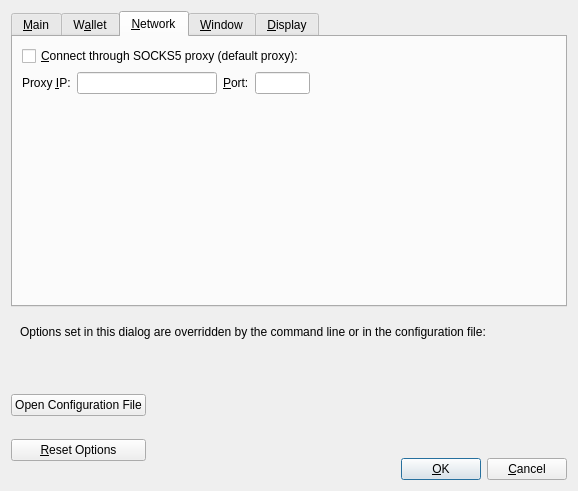
<?xml version="1.0" encoding="UTF-8"?>
<ui version="4.0">
 <class>OptionsDialog</class>
 <widget class="QDialog" name="OptionsDialog">
  <property name="geometry">
   <rect>
    <x>0</x>
    <y>0</y>
    <width>578</width>
    <height>491</height>
   </rect>
  </property>
  <property name="windowTitle">
   <string>Options</string>
  </property>
  <property name="modal">
   <bool>true</bool>
  </property>
  <layout class="QVBoxLayout" name="verticalLayout">
   <item>
    <widget class="QTabWidget" name="tabWidget">
     <property name="currentIndex">
      <number>2</number>
     </property>
     <widget class="QWidget" name="tabMain">
      <attribute name="title">
       <string>&amp;Main</string>
      </attribute>
      <layout class="QVBoxLayout" name="verticalLayout_Main">
       <item>
        <widget class="QCheckBox" name="bitcoinAtStartup">
         <property name="toolTip">
          <string>Automatically start %1 after logging in to the system.</string>
         </property>
         <property name="text">
          <string>&amp;Start %1 on system login</string>
         </property>
        </widget>
       </item>
       <item>
        <spacer name="horizontalSpacer_0_Main">
         <property name="orientation">
          <enum>Qt::Horizontal</enum>
         </property>
         <property name="sizeHint" stdset="0">
          <size>
           <width>40</width>
           <height>5</height>
          </size>
         </property>
        </spacer>
       </item>
       <item>
        <layout class="QHBoxLayout" name="horizontalLayout_Main_Prune">
         <item>
          <widget class="QCheckBox" name="prune">
           <property name="toolTip">
            <string>Enabling pruning significantly reduces the disk space required to store transactions. All blocks are still fully validated. Reverting this setting requires re-downloading the entire blockchain.</string>
           </property>
           <property name="text">
            <string>Prune &amp;block storage to</string>
           </property>
          </widget>
         </item>
         <item>
          <widget class="QSpinBox" name="pruneSize"/>
         </item>
         <item>
          <widget class="QLabel" name="pruneSizeUnitLabel">
           <property name="text">
            <string>GB</string>
           </property>
           <property name="textFormat">
            <enum>Qt::PlainText</enum>
           </property>
          </widget>
         </item>
         <item>
          <spacer name="horizontalSpacer_Main_Prune">
           <property name="orientation">
            <enum>Qt::Horizontal</enum>
           </property>
           <property name="sizeHint" stdset="0">
            <size>
             <width>40</width>
             <height>20</height>
            </size>
           </property>
          </spacer>
         </item>
        </layout>
       </item>
       <item>
        <widget class="QLabel" name="pruneWarning">
         <property name="text">
          <string>Reverting this setting requires re-downloading the entire blockchain.</string>
         </property>
         <property name="textFormat">
          <enum>Qt::PlainText</enum>
         </property>
        </widget>
       </item>
       <item>
        <layout class="QHBoxLayout" name="horizontalLayout_2_Main">
         <item>
          <widget class="QLabel" name="databaseCacheLabel">
           <property name="toolTip">
            <string extracomment="Tooltip text for Options window setting that sets the size of the database cache. Explains the corresponding effects of increasing/decreasing this value.">Maximum database cache size. A larger cache can contribute to faster sync, after which the benefit is less pronounced for most use cases. Lowering the cache size will reduce memory usage. Unused mempool memory is shared for this cache.</string>
           </property>
           <property name="text">
            <string>Size of &amp;database cache</string>
           </property>
           <property name="textFormat">
            <enum>Qt::PlainText</enum>
           </property>
           <property name="buddy">
            <cstring>databaseCache</cstring>
           </property>
          </widget>
         </item>
         <item>
          <widget class="QSpinBox" name="databaseCache"/>
         </item>
         <item>
          <widget class="QLabel" name="databaseCacheUnitLabel">
           <property name="text">
            <string>MiB</string>
           </property>
           <property name="textFormat">
            <enum>Qt::PlainText</enum>
           </property>
          </widget>
         </item>
         <item>
          <spacer name="horizontalSpacer_2_Main">
           <property name="orientation">
            <enum>Qt::Horizontal</enum>
           </property>
           <property name="sizeHint" stdset="0">
            <size>
             <width>40</width>
             <height>20</height>
            </size>
           </property>
          </spacer>
         </item>
        </layout>
       </item>
       <item>
        <layout class="QHBoxLayout" name="horizontalLayout_Main_VerifyLabel">
         <item>
          <widget class="QLabel" name="threadsScriptVerifLabel">
           <property name="toolTip">
            <string extracomment="Tooltip text for Options window setting that sets the number of script verification threads. Explains that negative values mean to leave these many cores free to the system.">Set the number of script verification threads. Negative values correspond to the number of cores you want to leave free to the system.</string>
           </property>
           <property name="text">
            <string>Number of script &amp;verification threads</string>
           </property>
           <property name="textFormat">
            <enum>Qt::PlainText</enum>
           </property>
           <property name="buddy">
            <cstring>threadsScriptVerif</cstring>
           </property>
          </widget>
         </item>
         <item>
          <widget class="QSpinBox" name="threadsScriptVerif">
           <property name="toolTip">
            <string>(0 = auto, &lt;0 = leave that many cores free)</string>
           </property>
          </widget>
         </item>
         <item>
          <spacer name="horizontalSpacer_Main_Threads">
           <property name="orientation">
            <enum>Qt::Horizontal</enum>
           </property>
           <property name="sizeHint" stdset="0">
            <size>
             <width>40</width>
             <height>40</height>
            </size>
           </property>
          </spacer>
         </item>
        </layout>
       </item>
       <item>
        <widget class="QCheckBox" name="enableServer">
         <property name="toolTip">
          <string extracomment="Tooltip text for Options window setting that enables the RPC server.">This allows you or a third party tool to communicate with the node through command-line and JSON-RPC commands.</string>
         </property>
         <property name="text">
          <string extracomment="An Options window setting to enable the RPC server.">Enable R&amp;PC server</string>
         </property>
        </widget>
       </item>
       <item>
        <spacer name="verticalSpacer_Main">
         <property name="orientation">
          <enum>Qt::Vertical</enum>
         </property>
         <property name="sizeHint" stdset="0">
          <size>
           <width>20</width>
           <height>40</height>
          </size>
         </property>
        </spacer>
       </item>
      </layout>
     </widget>
     <widget class="QWidget" name="tabWallet">
      <attribute name="title">
       <string>W&amp;allet</string>
      </attribute>
      <layout class="QVBoxLayout" name="verticalLayout_Wallet">
       <item>
        <widget class="QCheckBox" name="subFeeFromAmount">
         <property name="toolTip">
          <string extracomment="Tooltip text for Options window setting that sets subtracting the fee from a sending amount as default.">Whether to set subtract fee from amount as default or not.</string>
         </property>
         <property name="text">
          <string extracomment="An Options window setting to set subtracting the fee from a sending amount as default.">Subtract &amp;fee from amount by default</string>
         </property>
        </widget>
       </item>
       <item>
        <widget class="QGroupBox" name="groupBox">
         <property name="title">
          <string>Expert</string>
         </property>
         <layout class="QVBoxLayout" name="verticalLayout_2">
          <item>
           <widget class="QCheckBox" name="coinControlFeatures">
            <property name="toolTip">
             <string>Whether to show coin control features or not.</string>
            </property>
            <property name="text">
             <string>Enable coin &amp;control features</string>
            </property>
           </widget>
          </item>
          <item>
           <widget class="QCheckBox" name="spendZeroConfChange">
            <property name="toolTip">
             <string>If you disable the spending of unconfirmed change, the change from a transaction cannot be used until that transaction has at least one confirmation. This also affects how your balance is computed.</string>
            </property>
            <property name="text">
             <string>&amp;Spend unconfirmed change</string>
            </property>
           </widget>
          </item>
         </layout>
        </widget>
       </item>
       <item>
        <widget class="QGroupBox" name="groupBoxHww">
         <property name="title">
          <string>External Signer (e.g. hardware wallet)</string>
         </property>
         <layout class="QVBoxLayout" name="verticalLayoutHww">
          <item>
           <layout class="QHBoxLayout" name="horizontalLayoutHww">
            <item>
             <widget class="QLabel" name="externalSignerPathLabel">
              <property name="text">
               <string>&amp;External signer script path</string>
              </property>
              <property name="buddy">
               <cstring>externalSignerPath</cstring>
              </property>
             </widget>
            </item>
            <item>
             <widget class="QLineEdit" name="externalSignerPath">
              <property name="toolTip">
               <string>Full path to a Bitcoin Core compatible script (e.g. C:\Downloads\hwi.exe or /Users/you/Downloads/hwi.py). Beware: malware can steal your coins!</string>
              </property>
             </widget>
            </item>
           </layout>
          </item>
         </layout>
        </widget>
       </item>
       <item>
        <spacer name="verticalSpacer_Wallet">
         <property name="orientation">
          <enum>Qt::Vertical</enum>
         </property>
         <property name="sizeHint" stdset="0">
          <size>
           <width>20</width>
           <height>40</height>
          </size>
         </property>
        </spacer>
       </item>
      </layout>
     </widget>
     <widget class="QWidget" name="tabNetwork">
      <attribute name="title">
       <string>&amp;Network</string>
      </attribute>
      <layout class="QVBoxLayout" name="verticalLayout_Network">
       <item>
        <widget class="QCheckBox" name="connectSocks">
         <property name="toolTip">
          <string>Connect to the Bitcoin network through a SOCKS5 proxy.</string>
         </property>
         <property name="text">
          <string>&amp;Connect through SOCKS5 proxy (default proxy):</string>
         </property>
        </widget>
       </item>
       <item>
        <layout class="QHBoxLayout" name="horizontalLayout_1_Network">
         <item>
          <widget class="QLabel" name="proxyIpLabel">
           <property name="text">
            <string>Proxy &amp;IP:</string>
           </property>
           <property name="textFormat">
            <enum>Qt::PlainText</enum>
           </property>
           <property name="buddy">
            <cstring>proxyIp</cstring>
           </property>
          </widget>
         </item>
         <item>
          <widget class="QValidatedLineEdit" name="proxyIp">
           <property name="minimumSize">
            <size>
             <width>140</width>
             <height>0</height>
            </size>
           </property>
           <property name="maximumSize">
            <size>
             <width>140</width>
             <height>16777215</height>
            </size>
           </property>
           <property name="toolTip">
            <string>IP address of the proxy (e.g. IPv4: 127.0.0.1 / IPv6: ::1)</string>
           </property>
          </widget>
         </item>
         <item>
          <widget class="QLabel" name="proxyPortLabel">
           <property name="text">
            <string>&amp;Port:</string>
           </property>
           <property name="textFormat">
            <enum>Qt::PlainText</enum>
           </property>
           <property name="buddy">
            <cstring>proxyPort</cstring>
           </property>
          </widget>
         </item>
         <item>
          <widget class="QLineEdit" name="proxyPort">
           <property name="minimumSize">
            <size>
             <width>55</width>
             <height>0</height>
            </size>
           </property>
           <property name="maximumSize">
            <size>
             <width>55</width>
             <height>16777215</height>
            </size>
           </property>
           <property name="toolTip">
            <string>Port of the proxy (e.g. 9050)</string>
           </property>
          </widget>
         </item>
         <item>
          <spacer name="horizontalSpacer_1_Network">
           <property name="orientation">
            <enum>Qt::Horizontal</enum>
           </property>
           <property name="sizeHint" stdset="0">
            <size>
             <width>40</width>
             <height>20</height>
            </size>
           </property>
          </spacer>
         </item>
        </layout>
       </item>
       <item>
        <spacer name="verticalSpacer_Network">
         <property name="orientation">
          <enum>Qt::Vertical</enum>
         </property>
         <property name="sizeHint" stdset="0">
          <size>
           <width>20</width>
           <height>40</height>
          </size>
         </property>
        </spacer>
       </item>
      </layout>
     </widget>
     <widget class="QWidget" name="tabWindow">
      <attribute name="title">
       <string>&amp;Window</string>
      </attribute>
      <layout class="QVBoxLayout" name="verticalLayout_Window">
       <item>
        <widget class="QCheckBox" name="showTrayIcon">
         <property name="toolTip">
          <string>Show the icon in the system tray.</string>
         </property>
         <property name="text">
          <string>&amp;Show tray icon</string>
         </property>
         <property name="checked">
          <bool>true</bool>
         </property>
        </widget>
       </item>
       <item>
        <widget class="QCheckBox" name="minimizeToTray">
         <property name="toolTip">
          <string>Show only a tray icon after minimizing the window.</string>
         </property>
         <property name="text">
          <string>&amp;Minimize to the tray instead of the taskbar</string>
         </property>
        </widget>
       </item>
       <item>
        <widget class="QCheckBox" name="minimizeOnClose">
         <property name="toolTip">
          <string>Minimize instead of exit the application when the window is closed. When this option is enabled, the application will be closed only after selecting Exit in the menu.</string>
         </property>
         <property name="text">
          <string>M&amp;inimize on close</string>
         </property>
        </widget>
       </item>
       <item>
        <spacer name="verticalSpacer_Window">
         <property name="orientation">
          <enum>Qt::Vertical</enum>
         </property>
         <property name="sizeHint" stdset="0">
          <size>
           <width>20</width>
           <height>40</height>
          </size>
         </property>
        </spacer>
       </item>
      </layout>
     </widget>
     <widget class="QWidget" name="tabDisplay">
      <attribute name="title">
       <string>&amp;Display</string>
      </attribute>
      <layout class="QVBoxLayout" name="verticalLayout_Display">
       <item>
        <layout class="QHBoxLayout" name="horizontalLayout_1_Display">
         <item>
          <widget class="QLabel" name="langLabel">
           <property name="text">
            <string>User Interface &amp;language:</string>
           </property>
           <property name="textFormat">
            <enum>Qt::PlainText</enum>
           </property>
           <property name="buddy">
            <cstring>lang</cstring>
           </property>
          </widget>
         </item>
         <item>
          <widget class="QValueComboBox" name="lang">
           <property name="toolTip">
            <string>The user interface language can be set here. This setting will take effect after restarting %1.</string>
           </property>
          </widget>
         </item>
        </layout>
       </item>
       <item>
        <layout class="QHBoxLayout" name="horizontalLayout_2_Display">
         <item>
          <widget class="QLabel" name="unitLabel">
           <property name="text">
            <string>&amp;Unit to show amounts in:</string>
           </property>
           <property name="textFormat">
            <enum>Qt::PlainText</enum>
           </property>
           <property name="buddy">
            <cstring>unit</cstring>
           </property>
          </widget>
         </item>
         <item>
          <widget class="QValueComboBox" name="unit">
           <property name="toolTip">
            <string>Choose the default subdivision unit to show in the interface and when sending coins.</string>
           </property>
          </widget>
         </item>
        </layout>
       </item>
       <item>
        <layout class="QHBoxLayout" name="horizontalLayout_3_Display">
         <item>
          <widget class="QLabel" name="thirdPartyTxUrlsLabel">
           <property name="toolTip">
            <string>Third-party URLs (e.g. a block explorer) that appear in the transactions tab as context menu items. %s in the URL is replaced by transaction hash. Multiple URLs are separated by vertical bar |.</string>
           </property>
           <property name="text">
            <string>&amp;Third-party transaction URLs</string>
           </property>
           <property name="buddy">
            <cstring>thirdPartyTxUrls</cstring>
           </property>
          </widget>
         </item>
         <item>
          <widget class="QLineEdit" name="thirdPartyTxUrls">
           <property name="toolTip">
            <string>Third-party URLs (e.g. a block explorer) that appear in the transactions tab as context menu items. %s in the URL is replaced by transaction hash. Multiple URLs are separated by vertical bar |.</string>
           </property>
           <property name="placeholderText">
            <string notr="true">https://example.com/tx/%s</string>
           </property>
          </widget>
         </item>
        </layout>
       </item>
       <item>
        <widget class="QGroupBox" name="font_groupBox">
         <property name="title">
          <string>Monospaced font in the Overview tab:</string>
         </property>
         <layout class="QVBoxLayout" name="font_verticalLayout">
          <item>
           <layout class="QHBoxLayout" name="embeddedFont_horizontalLayout">
            <item>
             <widget class="QRadioButton" name="embeddedFont_radioButton">
              <property name="text">
               <string>embedded &quot;%1&quot;</string>
              </property>
             </widget>
            </item>
            <item>
             <spacer name="embeddedFont_horizontalSpacer">
              <property name="orientation">
               <enum>Qt::Horizontal</enum>
              </property>
              <property name="sizeHint" stdset="0">
               <size>
                <width>40</width>
                <height>20</height>
               </size>
              </property>
             </spacer>
            </item>
            <item>
             <layout class="QVBoxLayout" name="embeddedFont_verticalLayout">
              <item>
               <widget class="QLabel" name="embeddedFont_label_1">
                <property name="text">
                 <string notr="true">111.11111111 BTC</string>
                </property>
               </widget>
              </item>
              <item>
               <widget class="QLabel" name="embeddedFont_label_9">
                <property name="text">
                 <string notr="true">909.09090909 BTC</string>
                </property>
               </widget>
              </item>
             </layout>
            </item>
           </layout>
          </item>
          <item>
           <widget class="Line" name="font_line">
            <property name="orientation">
             <enum>Qt::Horizontal</enum>
            </property>
           </widget>
          </item>
          <item>
           <layout class="QHBoxLayout" name="systemFont_horizontalLayout">
            <item>
             <widget class="QRadioButton" name="systemFont_radioButton">
              <property name="text">
               <string>closest matching &quot;%1&quot;</string>
              </property>
             </widget>
            </item>
            <item>
             <spacer name="systemFont_horizontalSpacer">
              <property name="orientation">
               <enum>Qt::Horizontal</enum>
              </property>
              <property name="sizeHint" stdset="0">
               <size>
                <width>40</width>
                <height>20</height>
               </size>
              </property>
             </spacer>
            </item>
            <item>
             <layout class="QVBoxLayout" name="systemFont_verticalLayout">
              <item>
               <widget class="QLabel" name="systemFont_label_1">
                <property name="text">
                 <string notr="true">111.11111111 BTC</string>
                </property>
               </widget>
              </item>
              <item>
               <widget class="QLabel" name="systemFont_label_9">
                <property name="text">
                 <string notr="true">909.09090909 BTC</string>
                </property>
               </widget>
              </item>
             </layout>
            </item>
           </layout>
          </item>
         </layout>
        </widget>
       </item>
       <item>
        <spacer name="verticalSpacer_Display">
         <property name="orientation">
          <enum>Qt::Vertical</enum>
         </property>
         <property name="sizeHint" stdset="0">
          <size>
           <width>20</width>
           <height>40</height>
          </size>
         </property>
        </spacer>
       </item>
      </layout>
     </widget>
    </widget>
   </item>
   <item>
    <widget class="QFrame" name="frame">
     <layout class="QVBoxLayout" name="verticalLayout_Bottom">
      <item>
       <layout class="QHBoxLayout" name="horizontalLayout_Bottom">
        <item>
         <widget class="QLabel" name="overriddenByCommandLineInfoLabel">
          <property name="text">
           <string>Options set in this dialog are overridden by the command line or in the configuration file:</string>
          </property>
          <property name="textFormat">
           <enum>Qt::PlainText</enum>
          </property>
         </widget>
        </item>
        <item>
         <spacer name="horizontalSpacer_Bottom">
          <property name="orientation">
           <enum>Qt::Horizontal</enum>
          </property>
          <property name="sizeHint" stdset="0">
           <size>
            <width>40</width>
            <height>20</height>
           </size>
          </property>
         </spacer>
        </item>
       </layout>
      </item>
      <item>
       <widget class="QLabel" name="overriddenByCommandLineLabel">
        <property name="text">
         <string/>
        </property>
        <property name="textFormat">
         <enum>Qt::PlainText</enum>
        </property>
        <property name="wordWrap">
         <bool>true</bool>
        </property>
       </widget>
      </item>
     </layout>
    </widget>
   </item>
   <item>
    <layout class="QHBoxLayout" name="horizontalLayout_Buttons">
     <item>
      <layout class="QVBoxLayout" name="verticalLayout_Buttons">
       <item>
        <widget class="QPushButton" name="openBitcoinConfButton">
         <property name="toolTip">
          <string>Open the %1 configuration file from the working directory.</string>
         </property>
         <property name="text">
          <string>Open Configuration File</string>
         </property>
         <property name="autoDefault">
          <bool>false</bool>
         </property>
        </widget>
       </item>
       <item>
        <widget class="QPushButton" name="resetButton">
         <property name="toolTip">
          <string>Reset all client options to default.</string>
         </property>
         <property name="text">
          <string>&amp;Reset Options</string>
         </property>
         <property name="autoDefault">
          <bool>false</bool>
         </property>
        </widget>
       </item>
      </layout>
     </item>
     <item>
      <spacer name="horizontalSpacer_1">
       <property name="orientation">
        <enum>Qt::Horizontal</enum>
       </property>
       <property name="sizeHint" stdset="0">
        <size>
         <width>40</width>
         <height>48</height>
        </size>
       </property>
      </spacer>
     </item>
     <item>
      <widget class="QLabel" name="statusLabel">
       <property name="minimumSize">
        <size>
         <width>200</width>
         <height>0</height>
        </size>
       </property>
       <property name="font">
        <font>
         <weight>75</weight>
         <bold>true</bold>
        </font>
       </property>
       <property name="text">
        <string/>
       </property>
       <property name="textFormat">
        <enum>Qt::PlainText</enum>
       </property>
       <property name="wordWrap">
        <bool>true</bool>
       </property>
      </widget>
     </item>
     <item>
      <spacer name="horizontalSpacer_2">
       <property name="orientation">
        <enum>Qt::Horizontal</enum>
       </property>
       <property name="sizeHint" stdset="0">
        <size>
         <width>40</width>
         <height>48</height>
        </size>
       </property>
      </spacer>
     </item>
     <item>
      <layout class="QVBoxLayout" name="verticalLayout_4">
       <item>
        <spacer name="verticalSpacer">
         <property name="orientation">
          <enum>Qt::Vertical</enum>
         </property>
         <property name="sizeHint" stdset="0">
          <size>
           <width>20</width>
           <height>40</height>
          </size>
         </property>
        </spacer>
       </item>
       <item>
        <layout class="QHBoxLayout" name="horizontalLayout">
         <item>
          <widget class="QPushButton" name="okButton">
           <property name="text">
            <string>&amp;OK</string>
           </property>
           <property name="autoDefault">
            <bool>false</bool>
           </property>
           <property name="default">
            <bool>true</bool>
           </property>
          </widget>
         </item>
         <item>
          <widget class="QPushButton" name="cancelButton">
           <property name="text">
            <string>&amp;Cancel</string>
           </property>
           <property name="autoDefault">
            <bool>false</bool>
           </property>
          </widget>
         </item>
        </layout>
       </item>
      </layout>
     </item>
    </layout>
   </item>
  </layout>
 </widget>
 <customwidgets>
  <customwidget>
   <class>QValidatedLineEdit</class>
   <extends>QLineEdit</extends>
   <header>qt/qvalidatedlineedit.h</header>
  </customwidget>
  <customwidget>
   <class>QValueComboBox</class>
   <extends>QComboBox</extends>
   <header>qt/qvaluecombobox.h</header>
  </customwidget>
 </customwidgets>
 <resources/>
 <connections/>
</ui>
